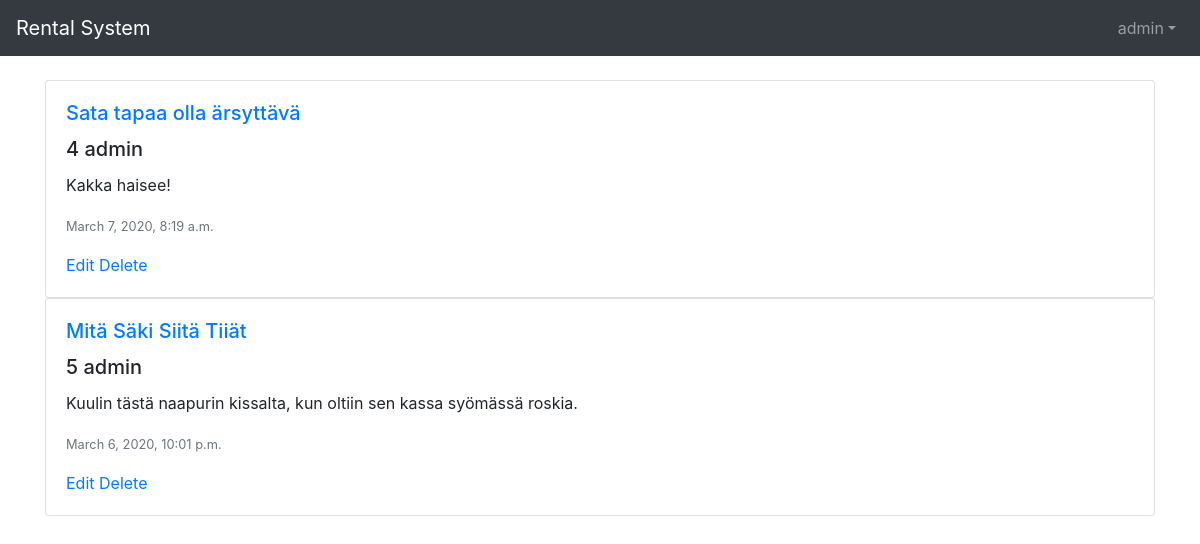
The app's page /reviews/ (signed in), older data.
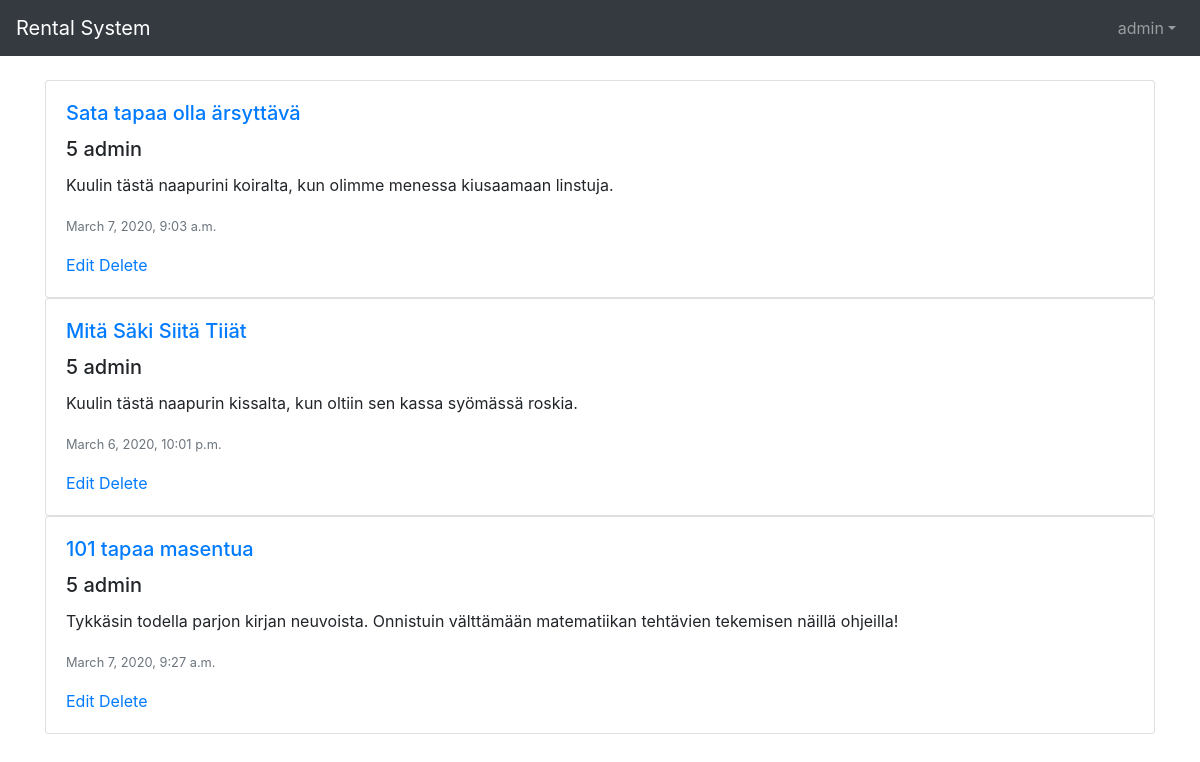
The same page, newer data.
### rental_system/models.py (models this page shows, shortened)
class Rating(models.Model):
    user = models.ForeignKey(User, on_delete=models.CASCADE, default=1)
    work = models.ForeignKey(Work, on_delete=models.CASCADE)
    rating = models.IntegerField(
        default=5,
        validators=[
            MaxValueValidator(5),
            MinValueValidator(0)
        ]
    )
    comment = models.TextField(max_length=500)
    post_date = models.DateTimeField(auto_now_add=True, null=True)
    edit_date = models.DateTimeField(blank=True, null=True)
    visible = models.BooleanField(default=True)
    def edited(self):
        if not self.edit_date:
            return self.post_date
        else:
            return self.edit_date

class Work(models.Model):
    creators = models.ManyToManyField(Creator)
    type = models.ForeignKey(Type, on_delete=models.CASCADE)
    genres = models.ManyToManyField(Genre)
    publishers = models.ManyToManyField(Publisher, null=True, blank=True)
    title = models.CharField(max_length=200)
    desc = models.TextField(max_length=500)
    pub_date = models.IntegerField(
        default=2020,
        validators=[
            MaxValueValidator(datetime.date.today().year),
            MinValueValidator(1800)
        ]
    )

### rental_system/views.py (the view)
# urls.py: path('reviews/', views.reviews, name='reviews'),
@login_required
def reviews(request):
    user = request.user
    ratings = Rating.objects.filter(user_id = user, visible = True).order_by('post_date').all()
    return render(request, 'rental_system/reviews.html', {'comments': ratings})

### rental_system/templates/rental_system/reviews.html
{% extends 'base.html' %}
{% block content %}
{% load static %}
<div class="container">
  {% if comments %}
  {% for comment in comments %}
  <div class="card w-100">
    <div class="card-body">
      <h5 class="card-title"><a href="{% url 'work' comment.work.id %}">{{ comment.work.title }}</a></h5>
      <h5 class="card-title">{{ comment.rating }} {{ comment.user.username }}</h5>
      <p class="card-text">{{ comment.comment }}</p>
      <p class="card-text"><small class="text-muted">{{ comment.edited }}</small></p>
      <a href="{% url 'edit_review' comment.id %}">Edit</a>
      <a href="{% url 'disable_review' comment.id %}">Delete</a>
    </div>
  </div>
  {% endfor %}
  {% else %}
  <p>You havent reviewed anything!</p>
  {% endif %}
</div>
{% endblock %}

### templates/base.html (shortened to what this page needs)
<!doctype html>
<html lang="en">
<head>
	<link rel="stylesheet" href="https://stackpath.bootstrapcdn.com/bootstrap/4.4.1/css/bootstrap.min.css"
>
</head>
<body>
	<nav class="navbar navbar-expand navbar-dark bg-dark">
		<a class="navbar-brand" href="{% url 'index' %}">Rental System</a>
		<div class="collapse navbar-collapse" id="navbarNav">
			<ul class="navbar-nav ml-auto">
				{% if user.is_authenticated %}
				<li class="nav-item dropdown">
					<a class="nav-link dropdown-toggle" data-toggle="dropdown" href="#" role="button"
						aria-haspopup="true" aria-expanded="false">{{ user.username }}</a>
				</li>
				{% else %}
				<li class="nav-item"></li>
				<a class="nav-link" href="{% url 'login' %}?next={{request.path}}">Login</a>
				</li>
				{% endif %}
			</ul>
		</div>
	</nav>
	<br>
	<div class="container-fluid">
		{% block content %}
		{% endblock %}
	</div>
</body>
</html>

Row changes from the older to the newer data that the page shows:
changed Rating "Sata tapaa olla ärsyttävä": rating "4" → "5"; comment "Kakka haisee!" → "Kuulin tästä naapurini koiralta, kun olimme menessa kiusaamaan linstuja."; edited "March 7, 2020, 8:19 a.m." → "March 7, 2020, 9:03 a.m."
added Rating: work "101 tapaa masentua", rating "5", user.username "admin", comment "Tykkäsin todella parjon kirjan neuvoista. Onnistuin välttämään matematiikan tehtävien tekemisen näillä ohjeilla!", edited "March 7, 2020, 9:27 a.m."
